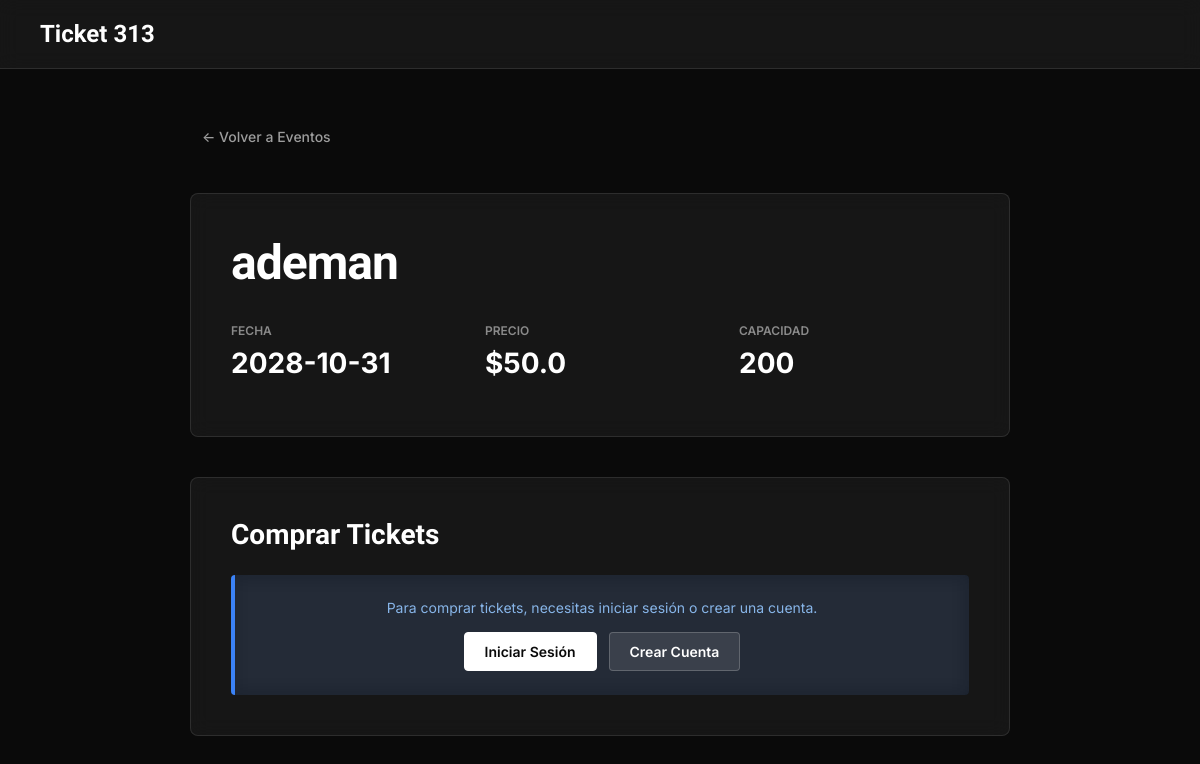
The page /evento/1 on the database its author committed.
### tables this page shows
CREATE TABLE eventos (
            id INTEGER PRIMARY KEY AUTOINCREMENT,
            nombre TEXT NOT NULL,
            fecha TEXT NOT NULL,
            precio REAL NOT NULL,
            capacidad INTEGER NOT NULL
        , imagen_url TEXT DEFAULT NULL);

### app.py (the view, shortened to what this page needs)
@app.route('/evento/<int:evento_id>', methods=['GET', 'POST'])
def evento_detalle(evento_id):
    conexion = obtener_conexion()
    cursor = conexion.cursor()
    cursor.execute('SELECT id, nombre, fecha, precio, capacidad, imagen_url FROM eventos WHERE id = ?', (evento_id,))
    evento = cursor.fetchone()
    if not evento:
        conexion.close()
        return redirect(url_for('eventos'))
    compra_exitosa = request.args.get('compra_exitosa', False)
    conexion.close()
    return render_template('evento_detalle.html', evento=evento, compra_exitosa=compra_exitosa)

### database.py (called while the page is built)
def obtener_conexion():
    conexion = sqlite3.connect(str(ruta_db))
    return conexion

### templates/evento_detalle.html (shortened to what this page needs)
<!DOCTYPE html>
<html lang="es">
<head>
</head>
<body>
    <nav class="navbar">
        <a href="/" class="logo">Ticket 313</a>
    </nav>
    <div class="contenedor">
        <a href="/eventos" class="boton-regreso">← Volver a Eventos</a>
        <div class="info-evento">
            <h1>{{ evento[1] }}</h1>
            <div class="grid-detalles">
                <div class="detalle-item">
                    <div class="detalle-label">Fecha</div>
                    <div class="detalle-valor">{{ evento[2] }}</div>
                </div>
                <div class="detalle-item">
                    <div class="detalle-label">Precio</div>
                    <div class="detalle-valor">${{ evento[3] }}</div>
                </div>
                <div class="detalle-item">
                    <div class="detalle-label">Capacidad</div>
                    <div class="detalle-valor">{{ evento[4] }}</div>
                </div>
            </div>
        </div>
        <div class="seccion-compra">
            <h2>Comprar Tickets</h2>
            {% if session.usuario_id %}
            <form method="POST" class="formulario">
                <div class="grupo-formulario">
                    <label for="nombre_comprador">Nombre Completo</label>
                    <input type="text" id="nombre_comprador" name="nombre_comprador" required placeholder="Tu nombre">
                </div>
                <div class="grupo-formulario">
                    <label for="email">Correo Electrónico</label>
                    <input type="email" id="email" name="email" required placeholder="tu@ejemplo.com">
                </div>
                <div class="grupo-formulario">
                    <label for="cantidad">Cantidad de Tickets</label>
                    <input type="number" id="cantidad" name="cantidad" required placeholder="Cantidad" min="1" max="10">
                </div>
                <div class="contenedor-botones">
                    <a href="/eventos" class="boton-cancelar">Cancelar</a>
                    <button type="submit" class="boton-compra">Comprar Tickets</button>
                </div>
            </form>
            {% else %}
            <div class="mensaje-autenticacion">
                <p>Para comprar tickets, necesitas iniciar sesión o crear una cuenta.</p>
                <div class="botones-autenticacion">
                    <a href="/login" class="boton-login">Iniciar Sesión</a>
                    <a href="/registro" class="boton-registro">Crear Cuenta</a>
                </div>
            </div>
            {% endif %}
        </div>
    </div>
</body>
</html>

### templates/evento_detalle.html (style rules this page uses)
* { margin: 0; padding: 0; box-sizing: border-box; }
body { font-family: 'Inter', -apple-system, BlinkMacSystemFont, 'Segoe UI', sans-serif; background: #0a0a0a; color: white; }
.navbar { position: fixed; top: 0; left: 0; right: 0; background-color: rgba(26, 26, 26, 0.8); backdrop-filter: blur(10px); padding: 20px 40px; display: flex; justify-content: space-between; align-items: center; border-bottom: 1px solid rgba(255, 255, 255, 0.1); z-index: 100; }
.logo { font-size: 24px; font-weight: 700; color: white; text-decoration: none; font-family: 'Sora', sans-serif; }
.contenedor { max-width: 900px; margin: 0 auto; padding: 120px 40px 60px 40px; }
.boton-regreso { display: inline-block; padding: 8px 12px; background-color: transparent; color: rgba(255, 255, 255, 0.6); text-decoration: none; border-radius: 4px; font-size: 14px; font-weight: 500; transition: all 0.3s; margin-bottom: 40px; }
.info-evento { background-color: rgba(255, 255, 255, 0.05); border: 1px solid rgba(255, 255, 255, 0.1); border-radius: 8px; padding: 40px; margin-bottom: 40px; backdrop-filter: blur(10px); }
h1 { font-size: clamp(28px, 5vw, 48px); font-weight: 700; color: white; font-family: 'Sora', sans-serif; letter-spacing: -1px; margin-bottom: 32px; }
.grid-detalles { display: grid; grid-template-columns: repeat(auto-fit, minmax(200px, 1fr)); gap: 24px; }
.detalle-item { padding-bottom: 16px; }
.detalle-label { font-size: 12px; font-weight: 600; color: rgba(255, 255, 255, 0.5); text-transform: uppercase; margin-bottom: 8px; }
.detalle-valor { font-size: 28px; font-weight: 700; color: white; }
.seccion-compra { background-color: rgba(255, 255, 255, 0.05); border: 1px solid rgba(255, 255, 255, 0.1); border-radius: 8px; padding: 40px; backdrop-filter: blur(10px); }
h2 { font-size: 28px; font-weight: 700; color: white; font-family: 'Sora', sans-serif; margin-bottom: 24px; }
.mensaje-autenticacion { background-color: rgba(59, 130, 246, 0.1); padding: 24px; border-radius: 4px; border-left: 4px solid #3b82f6; text-align: center; backdrop-filter: blur(10px); }
.mensaje-autenticacion p { color: rgba(147, 197, 253, 0.9); margin-bottom: 16px; font-size: 14px; }
.botones-autenticacion { display: flex; gap: 12px; justify-content: center; flex-wrap: wrap; }
.boton-login, .boton-registro { padding: 10px 20px; border-radius: 4px; font-size: 14px; font-weight: 600; text-decoration: none; text-align: center; transition: all 0.3s; }
.boton-login { background-color: white; color: #0a0a0a; border: 1px solid white; }
.boton-registro { background-color: rgba(255, 255, 255, 0.1); color: white; border: 1px solid rgba(255, 255, 255, 0.2); }

### rows shown on the page
eventos: nombre "ademan", fecha "2028-10-31", precio "50.0", capacidad "200"
